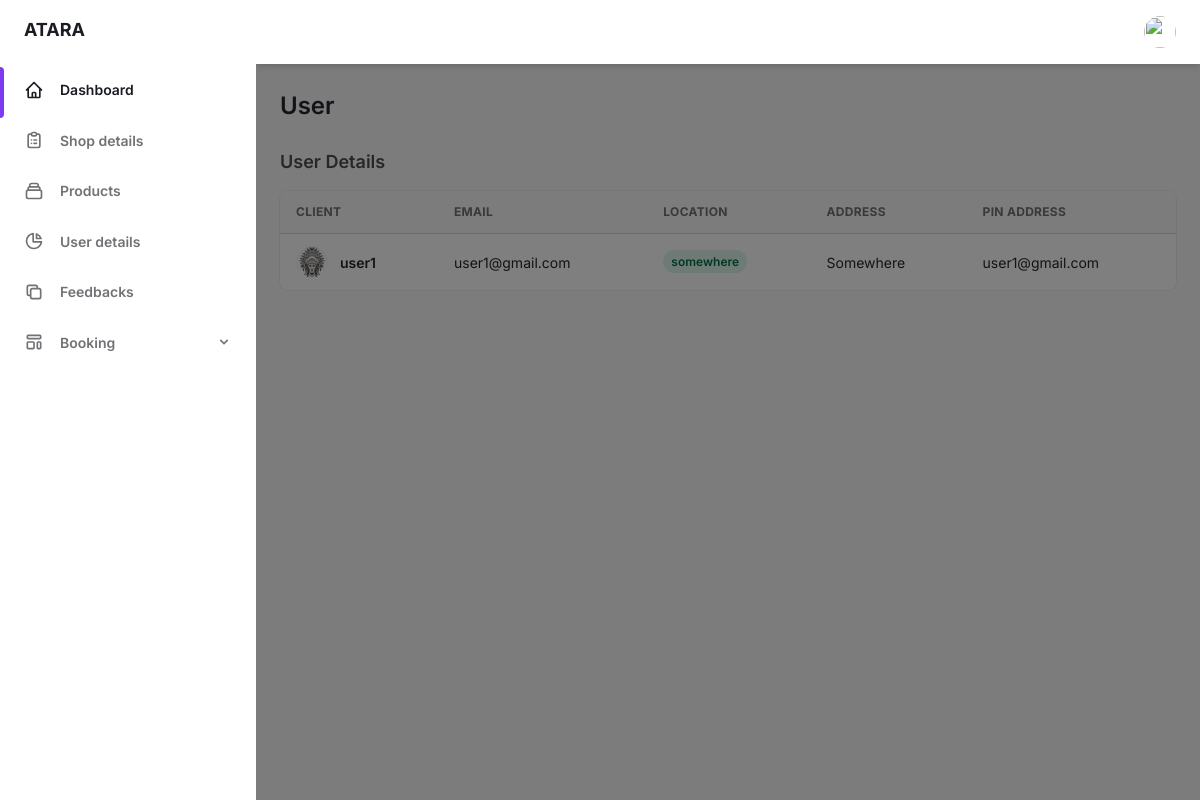
The app's page /projectadm/userdetails/ with its own data.
### user/models.py (models this page shows, shortened)
class com_TB(models.Model):
    Image = models.ImageField(upload_to='profile_images/', null=True, blank=True)
    FullName = models.CharField(max_length=255)
    Email = models.EmailField()
    Password = models.CharField(max_length=255)
    Location = models.CharField(max_length=255)
    Address = models.CharField(max_length=255)
    PinAddress = models.CharField(max_length=10)

### projectadm/views.py (the view)
# urls.py: path('userdetails/', views.userdetails, name="userdetails"),
def userdetails(request):
    ud=com_TB.objects.all()
    return render(request,"prjctadm/userdetails.html",{'ud':ud})

### templates/prjctadm/userdetails.html (shortened to what this page needs)
<!DOCTYPE html>
{% load static %}
<html :class="{ 'theme-dark': dark }" x-data="data()" lang="en">
  <head>
    <link rel="stylesheet" href="{% static 'prjctadm/assets/css/tailwind.output.css'%}" />
    <link
      rel="stylesheet"
      href="https://cdnjs.cloudflare.com/ajax/libs/Chart.js/2.9.3/Chart.min.css"
    />
  </head>
  <body>
    <div
      class="flex h-screen bg-gray-50 dark:bg-gray-900"
      :class="{ 'overflow-hidden': isSideMenuOpen }"
    >
      <aside
        class="z-20 hidden w-64 overflow-y-auto bg-white dark:bg-gray-800 md:block flex-shrink-0"
      >
        <div class="py-4 text-gray-500 dark:text-gray-400">
          <a
            class="ml-6 text-lg font-bold text-gray-800 dark:text-gray-200"
            href="#"
          >
           ATARA
          </a>
          <ul class="mt-6">
            <li class="relative px-6 py-3">
              <span
                class="absolute inset-y-0 left-0 w-1 bg-purple-600 rounded-tr-lg rounded-br-lg"
                aria-hidden="true"
              ></span>
              <a
                class="inline-flex items-center w-full text-sm font-semibold text-gray-800 transition-colors duration-150 hover:text-gray-800 dark:hover:text-gray-200 dark:text-gray-100"
                href="aindex"
              >
                <svg
                  class="w-5 h-5"
                  aria-hidden="true"
                  fill="none"
                  stroke-linecap="round"
                  stroke-linejoin="round"
                  stroke-width="2"
                  viewBox="0 0 24 24"
                  stroke="currentColor"
                >
                  <path
                    d="M3 12l2-2m0 0l7-7 7 7M5 10v10a1 1 0 001 1h3m10-11l2 2m-2-2v10a1 1 0 01-1 1h-3m-6 0a1 1 0 001-1v-4a1 1 0 011-1h2a1 1 0 011 1v4a1 1 0 001 1m-6 0h6"
                  ></path>
                </svg>
                <span class="ml-4">Dashboard</span>
              </a>
            </li>
          </ul>
          <ul>
            <li class="relative px-6 py-3">
              <a
                class="inline-flex items-center w-full text-sm font-semibold transition-colors duration-150 hover:text-gray-800 dark:hover:text-gray-200"
                href="shopdetails"
              >
                <span class="ml-4">Shop details</span>
              </a>
            </li>
            <li class="relative px-6 py-3">
              <a
                class="inline-flex items-center w-full text-sm font-semibold transition-colors duration-150 hover:text-gray-800 dark:hover:text-gray-200"
                href="services"
              >
                <span class="ml-4">Products</span>
              </a>
            </li>
            <li class="relative px-6 py-3">
              <a
                class="inline-flex items-center w-full text-sm font-semibold transition-colors duration-150 hover:text-gray-800 dark:hover:text-gray-200"
                href="userdetails"
              >
                <svg
                  class="w-5 h-5"
                  aria-hidden="true"
                  fill="none"
                  stroke-linecap="round"
                  stroke-linejoin="round"
                  stroke-width="2"
                  viewBox="0 0 24 24"
                  stroke="currentColor"
                >
                  <path
                    d="M11 3.055A9.001 9.001 0 1020.945 13H11V3.055z"
                  ></path>
                  <path d="M20.488 9H15V3.512A9.025 9.025 0 0120.488 9z"></path>
                </svg>
                <span class="ml-4">User details</span>
              </a>
            </li>
            <li class="relative px-6 py-3">
              <a
                class="inline-flex items-center w-full text-sm font-semibold transition-colors duration-150 hover:text-gray-800 dark:hover:text-gray-200"
                href="feedbacks"
              >
                <svg
                  class="w-5 h-5"
                  aria-hidden="true"
                  fill="none"
                  stroke-linecap="round"
                  stroke-linejoin="round"
                  stroke-width="2"
                  viewBox="0 0 24 24"
                  stroke="currentColor"
                >
                  <path
                    d="M8 16H6a2 2 0 01-2-2V6a2 2 0 012-2h8a2 2 0 012 2v2m-6 12h8a2 2 0 002-2v-8a2 2 0 00-2-2h-8a2 2 0 00-2 2v8a2 2 0 002 2z"
                  ></path>
                </svg>
                <span class="ml-4">Feedbacks</span>
              </a>
            </li>
            <li class="relative px-6 py-3">
              <button
                class="inline-flex items-center justify-between w-full text-sm font-semibold transition-colors duration-150 hover:text-gray-800 dark:hover:text-gray-200"
                @click="togglePagesMenu"
                aria-haspopup="true"
              >
                <span class="inline-flex items-center">
                  <span class="ml-4">Booking</span>
                </span>
                <svg
                  class="w-4 h-4"
                  aria-hidden="true"
                  fill="currentColor"
                  viewBox="0 0 20 20"
                >
                  <path
                    fill-rule="evenodd"
                    d="M5.293 7.293a1 1 0 011.414 0L10 10.586l3.293-3.293a1 1 0 111.414 1.414l-4 4a1 1 0 01-1.414 0l-4-4a1 1 0 010-1.414z"
                    clip-rule="evenodd"
                  ></path>
                </svg>
              </button>
            </li>
          </ul>
        </div>
      </aside>
      <div
        x-show="isSideMenuOpen"
        x-transition:enter="transition ease-in-out duration-150"
        x-transition:enter-start="opacity-0"
        x-transition:enter-end="opacity-100"
        x-transition:leave="transition ease-in-out duration-150"
        x-transition:leave-start="opacity-100"
        x-transition:leave-end="opacity-0"
        class="fixed inset-0 z-10 flex items-end bg-black bg-opacity-50 sm:items-center sm:justify-center"
      ></div>
      <div class="flex flex-col flex-1 w-full">
        <header class="z-10 py-4 bg-white shadow-md dark:bg-gray-800">
          <div
            class="container flex items-center justify-between h-full px-6 mx-auto text-purple-600 dark:text-purple-300"
          >
            <ul class="flex items-center flex-shrink-0 space-x-6">
              <li class="relative">
                <button
                  class="align-middle rounded-full focus:shadow-outline-purple focus:outline-none"
                  @click="toggleProfileMenu"
                  @keydown.escape="closeProfileMenu"
                  aria-label="Account"
                  aria-haspopup="true"
                >
                  <img
                    class="object-cover w-8 h-8 rounded-full"
                    src="https://images.unsplash.com/photo-1502378735452-bc7d86632805?ixlib=rb-0.3.5&q=80&fm=jpg&crop=entropy&cs=tinysrgb&w=200&fit=max&s=aa3a807e1bbdfd4364d1f449eaa96d82"
                    alt=""
                    aria-hidden="true"
                  />
                </button>
              </li>
            </ul>
          </div>
        </header>
        <main class="h-full pb-16 overflow-y-auto">
          <div class="container grid px-6 mx-auto">
            <h2
              class="my-6 text-2xl font-semibold text-gray-700 dark:text-gray-200"
            >
              User
            </h2>
            <h4
              class="mb-4 text-lg font-semibold text-gray-600 dark:text-gray-300"
            >
             User Details
            </h4>
            <div class="w-full overflow-hidden rounded-lg shadow-xs">
              <div class="w-full overflow-x-auto">
                <table class="w-full whitespace-no-wrap">
                  <thead>
                    <tr
                      class="text-xs font-semibold tracking-wide text-left text-gray-500 uppercase border-b dark:border-gray-700 bg-gray-50 dark:text-gray-400 dark:bg-gray-800"
                    >
                      <th class="px-4 py-3">Client</th>
                      <th class="px-4 py-3">Email</th>
                      <th class="px-4 py-3">Location</th>
                      <th class="px-4 py-3">Address</th>
                      <th class="px-4 py-3">Pin Address</th>
                    </tr>
                  </thead>
                  <tbody
                    class="bg-white divide-y dark:divide-gray-700 dark:bg-gray-800"
                  >
                  {% for ud in ud %}
                    <tr class="text-gray-700 dark:text-gray-400">
                      <td class="px-4 py-3">
                        <div class="flex items-center text-sm">
                          <div
                            class="relative hidden w-8 h-8 mr-3 rounded-full md:block"
                          >
                            <img
                              class="object-cover w-full h-full rounded-full"
                              src="{{ud.Image.url}}"
                              alt=""
                              loading="lazy"
                            />
                            <div
                              class="absolute inset-0 rounded-full shadow-inner"
                              aria-hidden="true"
                            ></div>
                          </div>
                          <div>
                            <p class="font-semibold">{{ud.FullName}}</p>
                          </div>
                        </div>
                      </td>
                      <td class="px-4 py-3 text-sm">
                        {{ud.Email}}
                      </td>
                      <td class="px-4 py-3 text-xs">
                        <span
                          class="px-2 py-1 font-semibold leading-tight text-green-700 bg-green-100 rounded-full dark:bg-green-700 dark:text-green-100"
                        >
                        {{ud.Location}}
                        </span>
                      </td>
                      <td class="px-4 py-3 text-sm">
                        {{ud.Address}}
                      </td>
                    <td class="px-4 py-3 text-sm">
                        {{ud.PinAddress}}
                    </td>
                    </tr>
                    {% endfor %}
                  </tbody>
                </table>
              </div>
              </div>
            </div>
          </div>
      </div>
  </body>
</html>

### records on screen
com_TB: Image (picture), FullName "user1", Email "user1@gmail.com", Location "somewhere", Address "Somewhere", PinAddress "user1@gmail.com"
